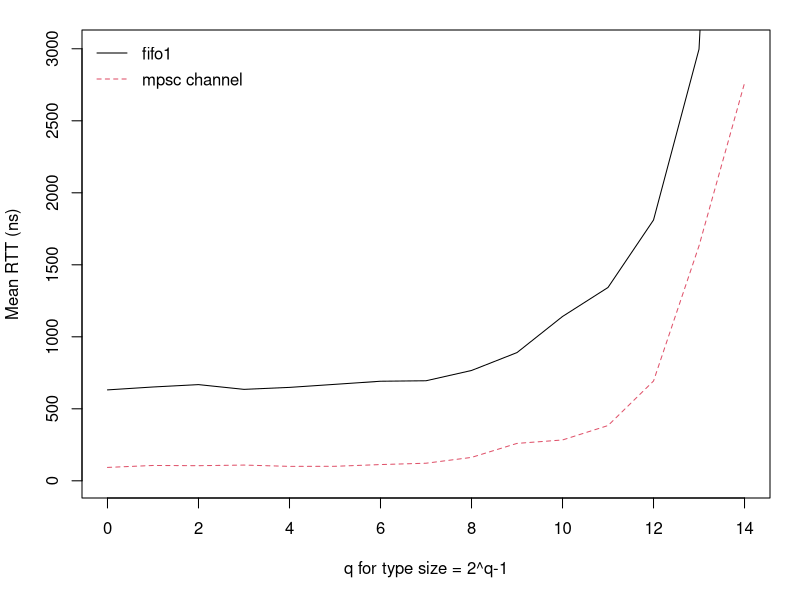
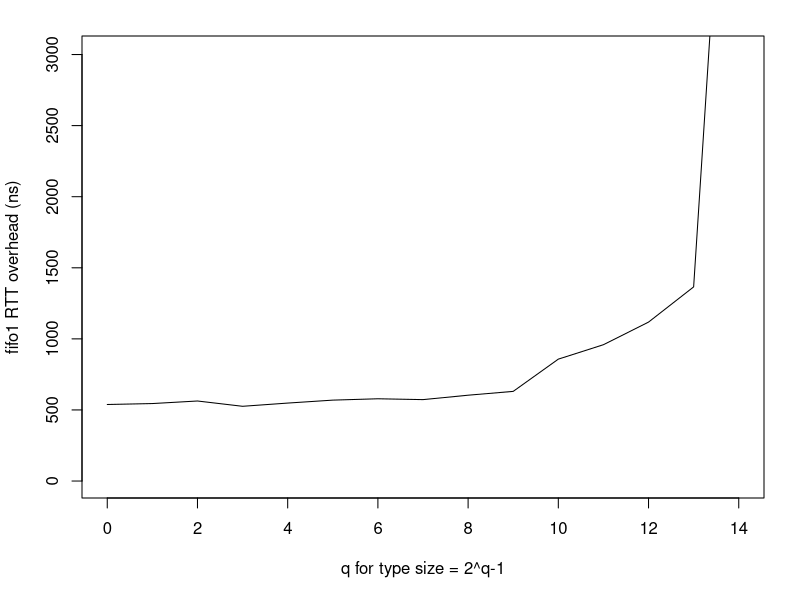
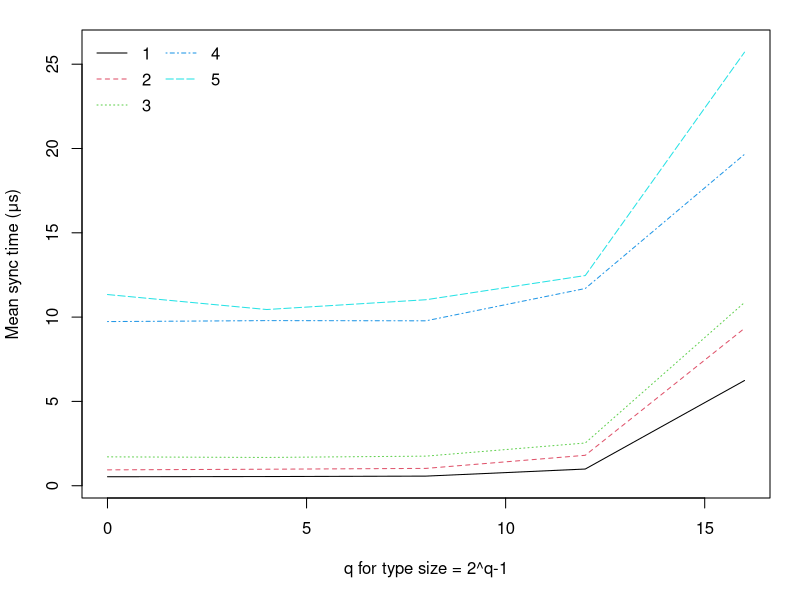
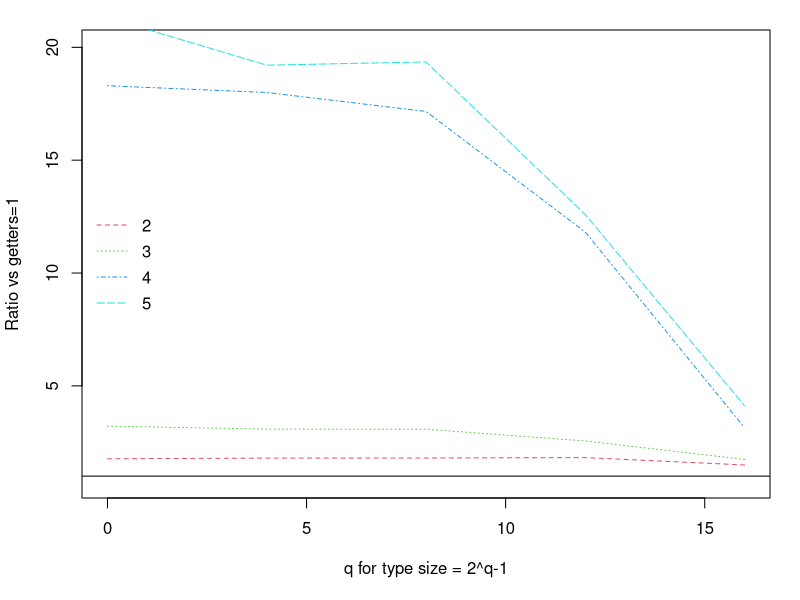
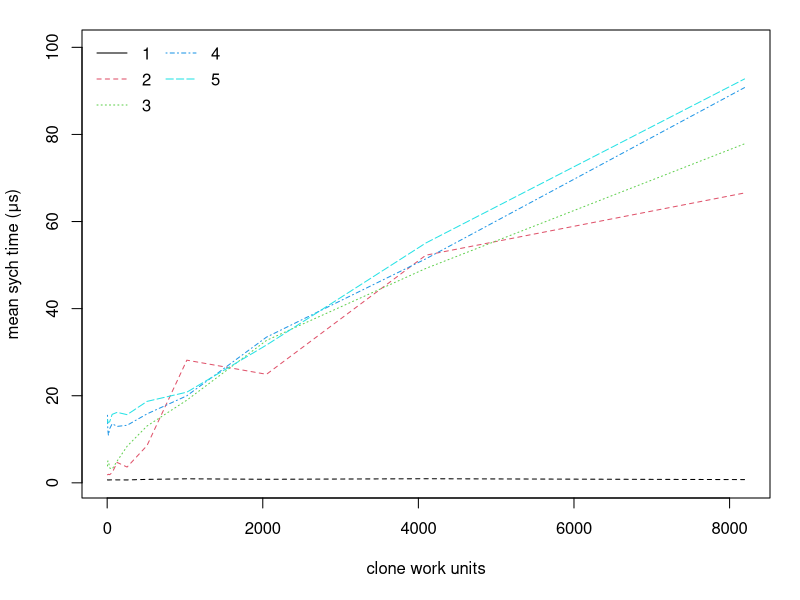
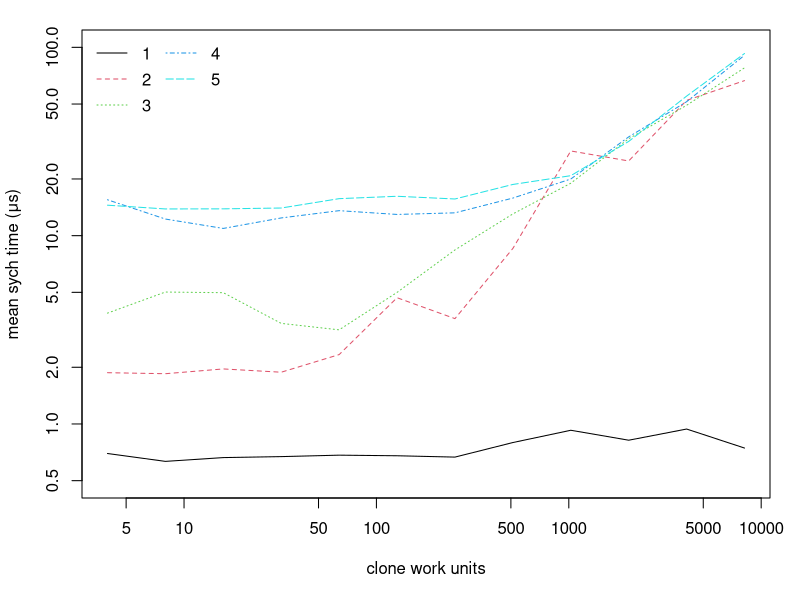
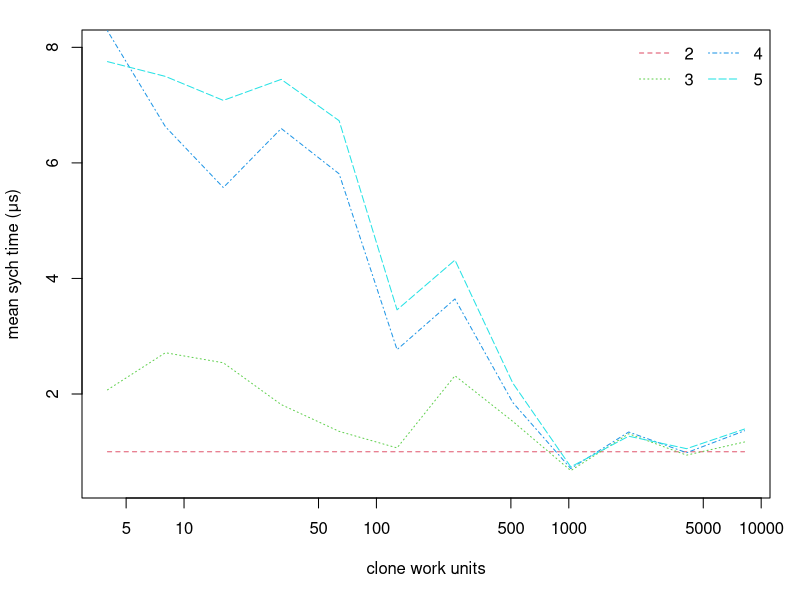
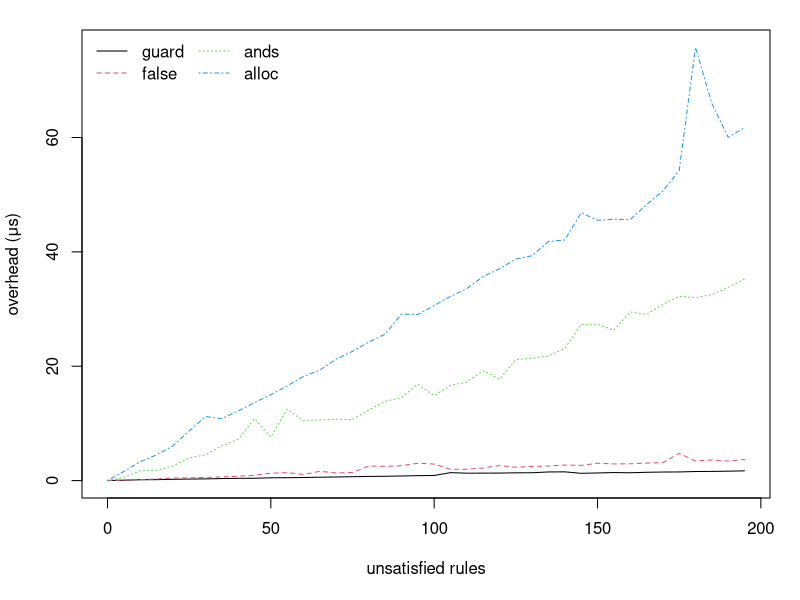

Recreate these plots in R, in order. (Note: this script raises an error after producing the figures.)
setwd("C:/Users/chris/OneDrive/Documents/LaTeX/Msc2/experiments")

mypng <- function(filename) {
  png(
    filename,
    width     = 3.4,
    height    = 3.0,
    units     = "in",
    res       = 1000,
    pointsize = 9
  )
}
mypngbig <- function(filename) {
  png(
    filename,
    width     = 4.4,
    height    = 3.5,
    units     = "in",
    res       = 1000,
    pointsize = 9
  )
}
milis = 1000
thou = 1000
bil = 1000000000
#####################################################################
### RTT. measuring Reo's fifo1 on a single thread vs mpsc
### x represents changing data size in bytes (0,1,2,4,8,16)  x gives q where bytes=q&2-1
### 100_000 data movements
### 10 reps with fresh proto objects

x = 0:14
reps = 100000
reo = c(63.13461, 65.14954, 66.80122, 63.49879, 64.86871, 66.98967, 69.14193,
      69.47564, 76.61765, 89.04745, 114.10968, 134.26562,
      181.08886, 299.73297, 903.00934);
mpsc = c(9.29991, 10.65254, 10.5035, 10.92912, 10.03323, 10.07968, 11.2787,
         12.20944, 16.24493, 25.9815, 28.36046, 38.37119,
         69.29128, 163.17103, 276.16403);

mypng("rtt_0.png")
 op <- par(mar = c(5.1, 4.1, 1.5, 1.5))
plot(x, reo/reps/milis*bil, log='', type='l', xlab="q for type size = 2^q-1",
     ylim=c(1, 3010), ylab = "Mean RTT (ns)")
lines(x, mpsc/reps/milis*bil, type='l', col=2, lty=2)
legend("topleft", legend=c("fifo1", "mpsc channel") , col=1:2,  ncol=1,
       y.intersp=1.3, cex=1, xjust=0, bty = "n", lty=1:2
)
dev.off()

mypng("rtt_1.png")
op <-par(mar = c(5.1, 4.1, 1.8, 1.8))
plot(x, reo/reps/milis*bil - mpsc/reps/milis*bil, log='', type='l',
     xlab="q for type size = 2^q-1", ylim=c(1, 3010), ylab = "fifo1 RTT overhead (ns)")
dev.off()


#########################################################
### "SIMO" group getting. N-way replicator with COPY type data
### x represents changing data size in bytes (0,1,2,4,8,16)  x gives q where bytes=q&2-1
### 25_000 data movements
### 100 reps with fresh proto objects

x = c(0,4,8,12,16);


getters1 = c(532, 544, 570, 990, 6241);
getters2 = c(941, 979, 1028, 1805, 9336);
getters3 = c(1712, 1678, 1755, 2534, 10868);
getters4 = c(9735, 9792, 9781, 11697, 19656);
getters5 = c(11339, 10450, 11031, 12465, 25713)


mypng("simo_copy_0.png")
 op <- par(mar = c(5.1, 4.1, 1.5, 1.5))
plot(x, getters1/thou, log='', type='l', xlab="q for type size = 2^q-1",
     ylim=c(0.3, 26), ylab = "Mean sync time (μs)")


lines(x, getters2/thou, type='l', col=2, lty=2)
lines(x, getters3/thou, type='l', col=3, lty=3)
lines(x, getters4/thou, type='l', col=4, lty=4)
lines(x, getters5/thou, type='l', col=5, lty=5)
legend("topleft", legend=1:5 , col=1:5,  ncol=2,
       y.intersp=1.3, cex=1, xjust=0, bty = "n", lty=1:5
)
dev.off()


### now plotted relative to getters=1
mypng("simo_copy_1.png")
 op <- par(mar = c(5.1, 4.1, 1.5, 1.5))
plot(x, getters2/getters1, log='', type='l', xlab="q for type size = 2^q-1",
     ylim=c(0.8, 20), ylab = "Ratio vs getters=1", col=2, lty=2)

abline(h=1)
lines(x, getters3/getters1, type='l', col=3, lty=3)
lines(x, getters4/getters1, type='l', col=4, lty=4)
lines(x, getters5/getters1, type='l', col=5, lty=5)
legend("left", legend=2:5 , col=2:5,  ncol=1,
       y.intersp=1.3, cex=1, xjust=0, bty = "n", lty=2:5
)
dev.off()


#########################################################
### "SIMO cloning" group getting. N-way replicator with CLONE type data
### x is the time in WORK UNITS for some arbitrary clone operation.

x =        c(4,     8,     16,    32,    64,    128,   256,   512,   1024,  2048,  4096,  8192);
getters1 = c(697,   633,   663,   671,   683,   678,   667,   797,   926,   820,   940,   745);
getters2 = c(1872,  1849,  1960,  1883,  2336,  4682,  3626,  8554,  28168, 24925, 52270, 66560);
getters3 = c(3878,  5019,  4979,  3421,  3161,  4996,  8398,  13045, 18986, 32706, 49233, 77842);
getters4 = c(15510, 12252, 10923, 12419, 13574, 12961, 13218, 15832, 19988, 33457, 51436, 90750);
getters5 = c(14513, 13862, 13880, 14020, 15721, 16185, 15658, 18702, 20822, 31647, 55072, 92740);

mypng("clone_compete_0.png")
 op <- par(mar = c(5.1, 4.1, 1.5, 1.5))
plot(x, getters1/thou, log='', type='l', xlab="clone work units",
     ylim=c(0.5, 100), ylab = "mean sych time (μs)", col=1, lty=2)
lines(x, getters2/thou, type='l', col=2, lty=2)
lines(x, getters3/thou, type='l', col=3, lty=3)
lines(x, getters4/thou, type='l', col=4, lty=4)
lines(x, getters5/thou, type='l', col=5, lty=5)
legend("topleft", legend=1:5 , col=1:5,  ncol=2,
       y.intersp=1.3, cex=1, xjust=0, bty = "n", lty=1:5)
dev.off()

mypng("clone_compete_1.png")
 op <- par(mar = c(5.1, 4.1, 1.5, 1.5))
plot(x, getters1/thou, log='xy', type='l', xlab="clone work units",
     ylim=c(0.5, 100), ylab = "mean sych time (μs)", col=1, lty=1)
lines(x, getters2/thou, type='l', col=2, lty=2)
lines(x, getters3/thou, type='l', col=3, lty=3)
lines(x, getters4/thou, type='l', col=4, lty=4)
lines(x, getters5/thou, type='l', col=5, lty=5)
legend("topleft", legend=1:5 , col=1:5,  ncol=2,
       y.intersp=1.3, cex=1, xjust=0, bty = "n", lty=1:5)
dev.off()

mypngbig("clone_compete_2.png")
 op <- par(mar = c(5.1, 4.1, 1.5, 1.5))
plot(x, getters2/getters2, log='x', type='l', xlab="clone work units",
     ylim=c(0.5, 8), ylab = "mean sych time (μs)", col=2, lty=2)
lines(x, getters3/getters2, type='l', col=3, lty=3)
lines(x, getters4/getters2, type='l', col=4, lty=4)
lines(x, getters5/getters2, type='l', col=5, lty=5)
legend("topright", legend=2:5 , col=2:5,  ncol=2,
       y.intersp=1.3, cex=1, xjust=0, bty = "n", lty=2:5)
dev.off()



#########################################################
### TIME TAKEN FOR TRAVERSING BOGUS RULES
x = seq(from=0, to=195, by=5);

# false guard
y1 = c(266, 320, 401, 419, 478, 519, 554, 610, 651, 662, 743, 757,
       791, 846, 881, 934, 980, 1012, 1058, 1118, 1150, 1642, 1550,
       1556, 1570, 1613, 1626, 1764, 1782, 1525, 1586, 1660, 1621,
       1704, 1750, 1765, 1840, 1858, 1899, 1959);

# check false
y2 = c(240, 354, 439, 528, 723, 725, 817, 901, 1013, 1181, 1541, 1649, 1327,
       1872, 1593, 1675, 2801, 2748, 2858, 3291, 3143, 2238, 2236, 2457, 2883,
       2584, 2741, 2804, 2968, 2914, 3281, 3171, 3189, 3310, 3384, 5012,
       3679, 3861, 3666, 3938);

# 5x5 nested ands
y3 = c(245, 805, 1959, 2055, 2802, 4219, 4758, 6340, 7473, 11064,
       7851, 12751, 10694, 10875, 10974, 10919, 12607, 14100, 14769, 17073,
       15114, 16913, 17482, 19473, 17983, 21433, 21630, 22035, 23387, 27550,
       27602, 26537, 29749, 29304, 31060, 32466, 32249, 32769, 34042, 35496);

# check alloc
y4 = c(271, 1845, 3533, 4751, 6293, 8941, 11445, 11088, 12416, 13894,
       15267, 16816, 18475, 19574, 21496, 22855, 24483, 25874, 29374,
       29293, 30857, 32457, 33821, 35937, 37297, 38989, 39578, 42063,
       42334, 47088, 45782, 45958, 45899, 48499, 50892, 54469, 76016,
       66190, 60281, 61970);

leggy = c("guard", "false", "ands", "alloc");
mypng("check_time_0.png")
 op <- par(mar = c(5.1, 4.1, 1.5, 1.5))
dat <- matrix(c(y1-250, y2-250, y3-250, y4-250), ncol=4);
matplot(x, dat/thou, type = c("l"), lty=1:4, col=1:4, ylab="overhead (μs)", xlab="unsatisfied rules") #plot
legend("topleft", legend=leggy , col=1:4,  ncol=2,
       y.intersp=1.1, cex=1, xjust=0, bty = "n", lty=1:5)
dev.off()

mypng("check_time_1.png")
 op <- par(mar = c(5.1, 4.1, 1.5, 1.5))
matplot(x, dat/thou, type = c("l"), lty=1:4, col=1:4, log='y', ylim=c(0.23, 100), ylab="overhead (μs)", xlab="unsatisfied rules") #plot
legend("bottomright", legend=leggy , col=1:4,  ncol=2,
       y.intersp=1.1, cex=1, xjust=0, bty = "n", lty=1:4)
dev.off()



###################################################
### bitset effectiveness. comparing normal hashset to bitset for the SUBSET operation
x = c(2^(0:12));
bits1 = c(92, 94, 91, 76, 128, 102, 83, 104, 111, 118, 138, 141, 240);
bits5 = c(88, 77, 82, 83, 89, 90, 192, 93, 71, 66, 236, 135, 158);
bits9 = c(81, 85, 82, 90, 105, 93, 89, 85, 102, 150, 119, 125, 200);
set1 = c(72, 105, 94, 70, 88, 117, 161, 277, 484, 918, 2027, 3519, 7258);
set5 = c(66, 124, 96, 122, 179, 513, 838, 1335, 2673, 3986, 11548, 18570, 32123);
set9 = c(61, 145, 103, 140, 219, 617, 1217, 1919, 2922, 5501, 12790, 23882, 54884);

leggy = c("10% full", "50% full", "90% full")

mypng("bits_0.png")
dat <- matrix(c(bits1, bits5, bits9), ncol=3);
 op <- par(mar = c(5.1, 4.1, 1.5, 1.5))
matplot(x, dat, type = c("l"), lty=1:3, col=1:3, log='x', ylab="run time (ns)", xlab="port index range") #plot
legend("topleft", legend=leggy , col=1:3,  ncol=1,
       y.intersp=1.1, cex=1, xjust=0, bty = "n", lty=1:3)
dev.off()


mypng("bits_1.png")
dat <- matrix(c(set1/bits1, set5/bits5, set9/bits9), ncol=3);
 op <- par(mar = c(5.1, 4.1, 1.5, 1.5))
matplot(x, dat, type = c("l"), lty=1:3, col=1:3, log='xy', ylab="speedup", xlab="port index range") #plot
legend("topleft", legend=leggy , col=1:3,  ncol=1,
       y.intersp=1.1, cex=1, xjust=0, bty = "n", lty=1:3)
dev.off()




###################################################
## isolated gets
x1 = 1:20
java8 = c(13450, 14239, 11348, 11086, 13324, 15790, 17781, 19612, 21592, 23142,
          25529, 29588, 30348, 32504, 37723, 40388, 40695, 43408, 46420, 47324);

rs8 = c(228, 699, 1405, 1825, 2413, 1803, 2098, 2206, 2264, 2584,
        2637, 2809, 2942, 3188, 3525, 3804, 3841, 3972, 4944, 4523);

rs0 = c(232, 691, 1429, 1455, 1616, 1767, 2023, 2056, 2102, 2345,
       2455, 2731, 2802, 2995, 3154, 3431, 3489, 3784, 3874, 4184);

rs1k = c(296, 663, 1429, 1797, 2167, 1883, 2034, 2511, 2300, 2442,
         2611, 3141, 3098, 3038, 3263, 3461, 3615, 3787, 3951, 4198);

rs8k = c(596, 837, 1533, 2038, 1903, 1950, 2115, 2320, 2297, 2388,
         2462, 2563, 2683, 2850, 2849, 2935, 2951, 3081, 3166, 3628);

dat <- matrix(c(rs0, rs8k, java8), ncol=3);
leggy = c("rust_8", "rust_8000", "java_8");
mypng("rust_v_java_0.png")
 op <- par(mar = c(5.1, 4.1, 1.5, 1.5))
matplot(x1, dat/thou, type = "b", pch=1:3, lty=1:3, col=1:3, log='', ylab="interaction duration (μs)", xlab="concurrent getters") #plot
legend("topleft", legend=leggy , col=1:3,  ncol=1,
       y.intersp=1.1, cex=1, xjust=0, bty = "n", lty=1:3)
dev.off()
mypng("rust_v_java_1.png")
op <- par(mar = c(5.1, 4.1, 1.5, 1.5))
matplot(x1, dat/thou, type = "b", pch=1:3, lty=1:3, col=1:3, log='y', ylab="interaction duration (μs)", xlab="concurrent getters") #plot
legend("bottomright", legend=leggy , col=1:3,  ncol=1,
       y.intersp=1.1, cex=1, xjust=0, bty = "n", lty=1:3)
dev.off()


x2 = 1:10
java_clone = c(24028, 20681, 31330, 40265, 47562, 59921, 63577, 74591, 80451, 89866);
rs64k = c(3424, 5689, 8308, 9448, 10298, 8877, 9089, 9579, 9831, 9459,
          9701, 9645, 9919, 9810, 10384, 10061, 9743, 10026, 9943, 10108);
dat <- matrix(c(rs64k[1:10], java8[1:10], java_clone), ncol=3);
mypngbig("rust_v_java_2.png")
 op <- par(mar = c(5.1, 4.1, 1.5, 1.5))
matplot(x2, dat/thou, type = "b", pch=1:3, lty=1:3, col=1:3, log='y', ylab="interaction duration (μs)", xlab="concurrent getters") #plot
leggy = c("rust_value", "java_reference", "java_value");
legend("bottomright", legend=leggy , col=1:3,  ncol=1,
       y.intersp=1.1, cex=1, xjust=0, bty = "n", lty=1:3)
dev.off()




###################################
### reo-rs vs handmade alternator

x =          c(4,    8,    16,   32,   64,   128,  256,  512,  1024, 2048, 4096);
y_wrong___ = c(1658, 1620, 1617, 1704, 1698, 1733, 2013, 2014, 2609, 2956, 4529);
y_handmade = c(1674, 1693, 1700, 1722, 1764, 1728, 1743, 1845, 2077, 2946, 4147);
y_reorsput = c(1448, 1500, 1475, 1475, 1598, 1583, 1893, 1912, 2281, 3316, 7865);
dat <- matrix(c(y_handmade, y_reorslib), ncol=2);

mypng("alternator_0.png")
op <- par(mar = c(5.1, 4.1, 1.5, 1.5))
matplot(x, dat/thou, type = "b", lty=1:3, col=1:3, log='x', ylab="interaction duration (μs)", xlab="data size (bytes)", pch=1:2, ylim=c(0,8)) #plot
lines(c(1024, 2048, 4096), c(2164, 2941, 6062)/thou, type="b", col=3, pch=3)
legend("topleft", legend=c("hand made", "reo-rs", "reo-rs (raw API)") , col=1:3,  ncol=1,
       y.intersp=1.1, cex=1, xjust=0, bty = "n", lty=1:3)
dev.off()

mypng("alternator_1.png")
op <- par(mar = c(5.1, 4.1, 1.5, 1.5))
matplot(x, dat/thou, type = "b", lty=1:3, col=1:3, log='xy', ylab="interaction duration (μs)", xlab="data size (bytes)", pch=1:2)
lines(c(1024, 2048, 4096), c(2164, 2941, 6062)/thou, type="b", col=3, pch=3)
legend("topleft", legend=c("hand made", "reo-rs", "reo-rs (raw API)") , col=1:3,  ncol=1,
       y.intersp=1.1, cex=1, xjust=0, bty = "n", lty=1:3)
dev.off()
